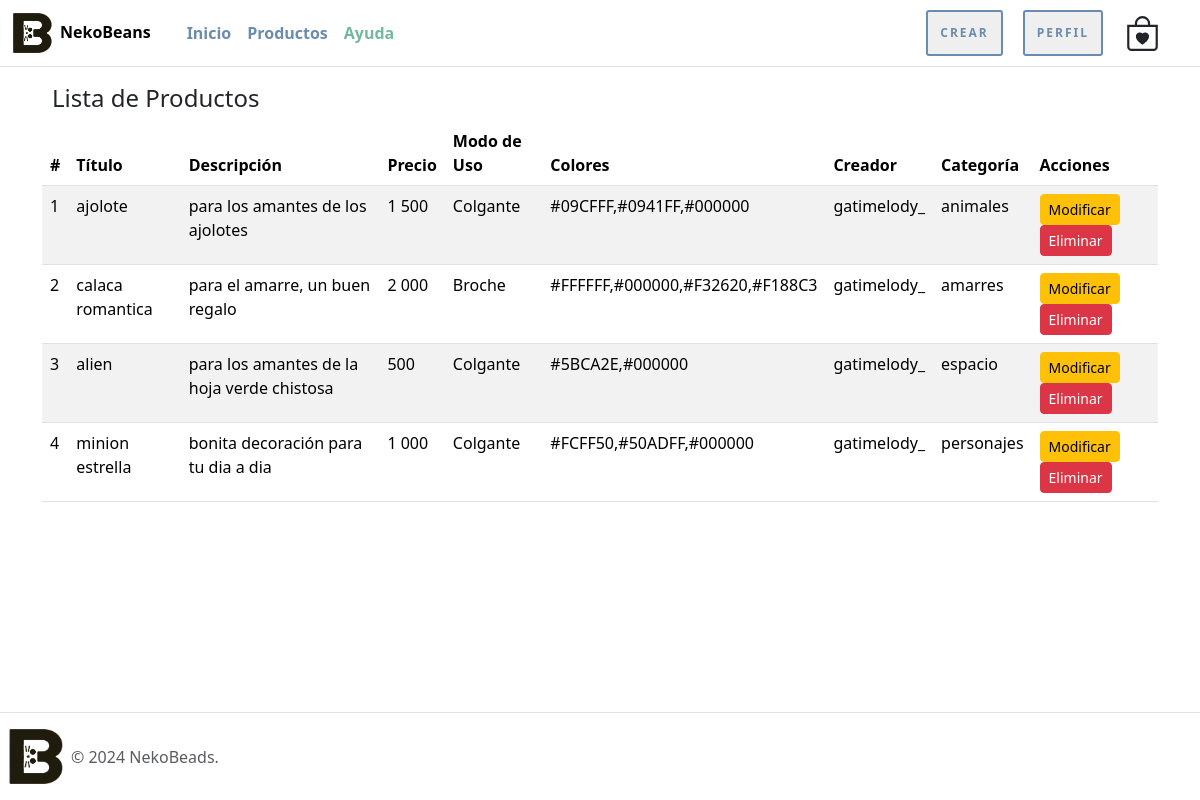
Page /listar-productos/ (signed in) on the earlier database version.
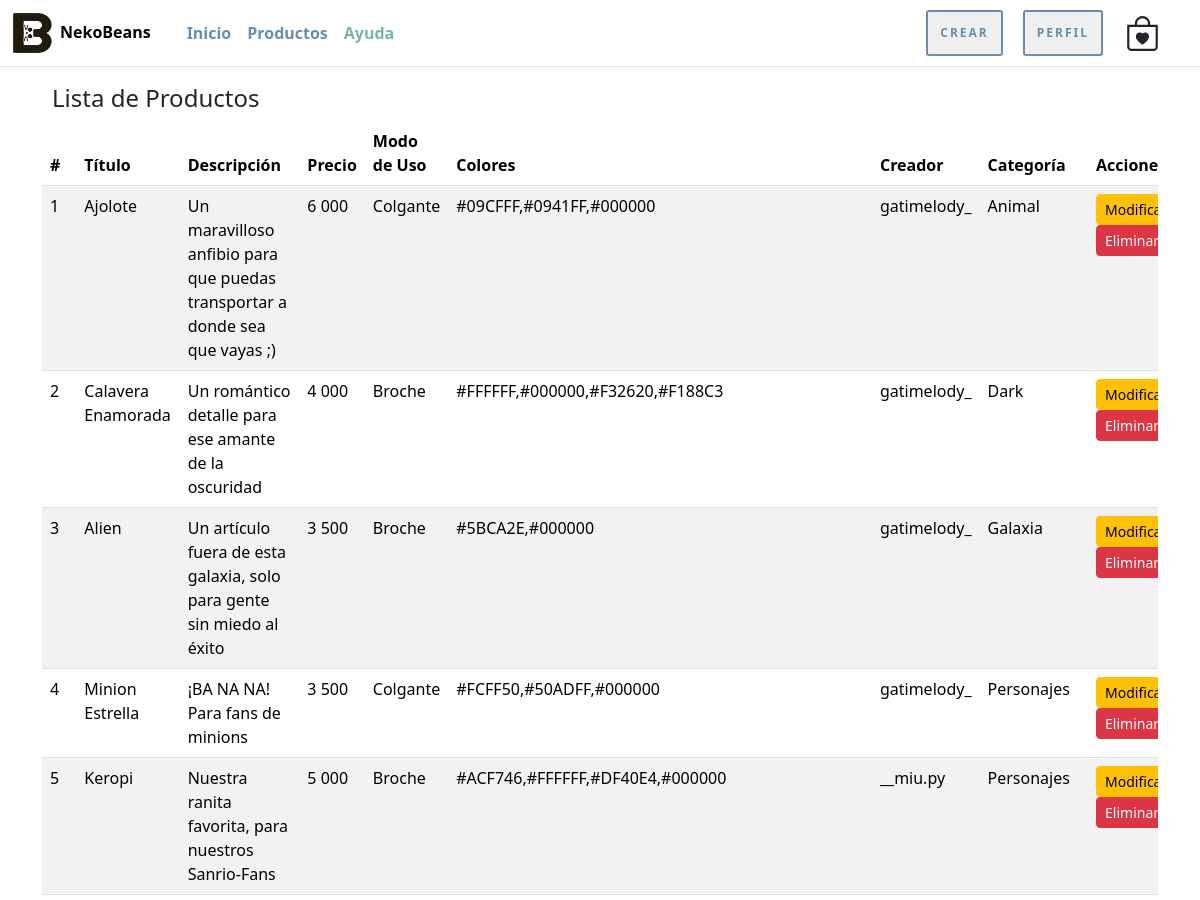
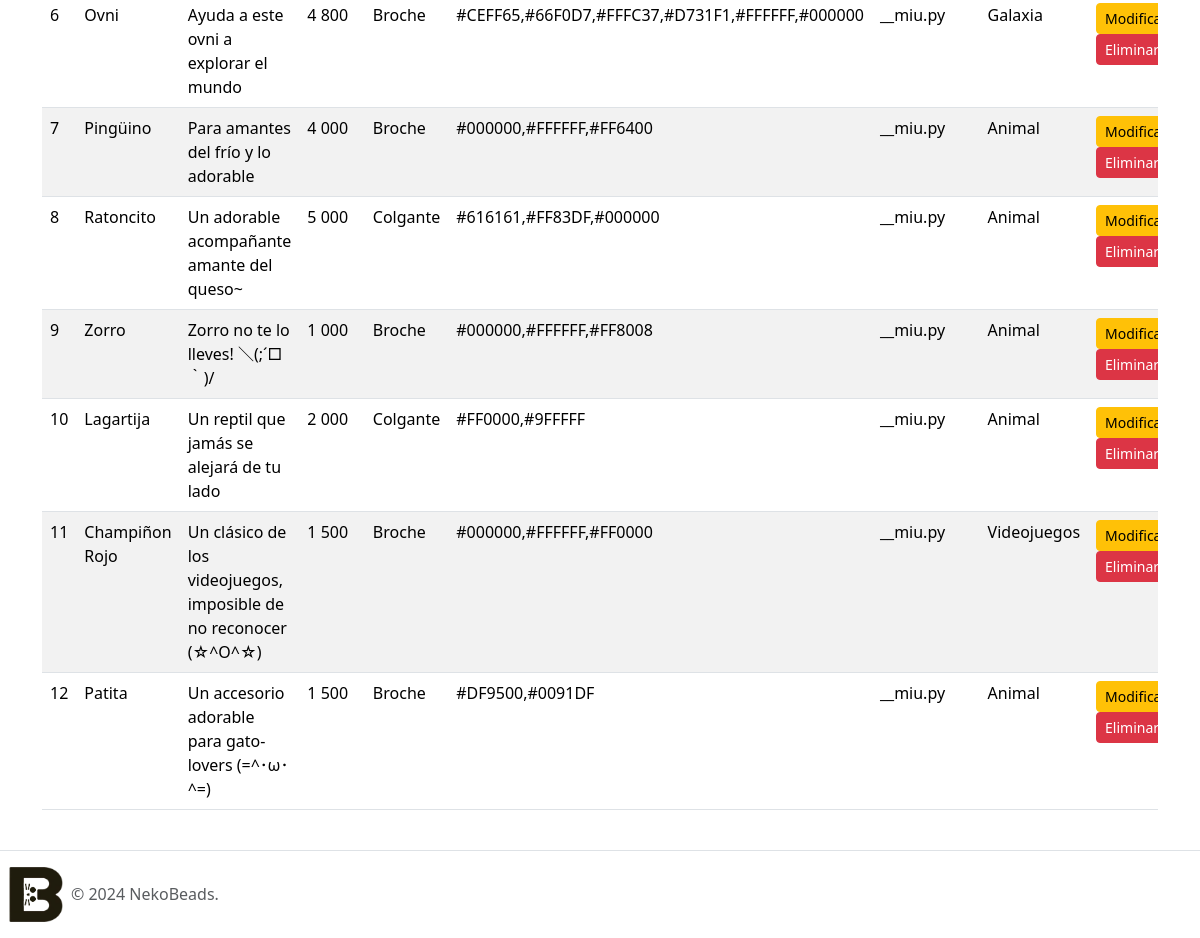
Same page on the later database version (2 pictures, top to bottom).
### nekoBeansWeb/models.py (models this page shows, shortened)
class Producto(models.Model):
    titulo = models.CharField(max_length=20)
    descripcion = models.CharField(max_length=100)
    precio = models.IntegerField()
    tipo_modo_uso = models.IntegerField(choices=tipo_uso, default=1)
    colores = models.CharField(max_length=200)
    creador = models.CharField(max_length=20)
    categoria = models.CharField(max_length=20)
    imagen = models.ImageField(upload_to="productos", null=True)
    @property
    def nombre_modo_uso(self):
        return dict(tipo_uso).get(self.tipo_modo_uso, "Desconocido")

### nekoBeansWeb/views.py (the view)
# urls.py: path('listar-productos/', listar_productos, name='listar_productos'),
@permission_required('nekoBeansWeb.view_producto')
def listar_productos(request):
    productos = Producto.objects.all()
    data = {
        'productos': productos
    }
    return render(request, 'nekoBeansWeb/producto/listar.html', data)

### nekoBeansWeb/templates/nekoBeansWeb/producto/listar.html (shortened to what this page needs)
{% extends 'nekoBeansWeb/narvar_footer.html' %}
{% load static %}
{% block contenido %}
<div class="container mt-4">
    <div class="row">
        <div class="col-md-12">
            <h4 class="espacio-titulos">Lista de Productos</h4>
            <div class="table-responsive">
                <table class="table table-hover table-striped">
                    <thead class="thead-dark">
                        <tr>
                            <th scope="col">#</th>
                            <th scope="col">Título</th>
                            <th scope="col">Descripción</th>
                            <th scope="col">Precio</th>
                            <th scope="col">Modo de Uso</th>
                            <th scope="col">Colores</th>
                            <th scope="col">Creador</th>
                            <th scope="col">Categoría</th>
                            <th scope="col">Acciones</th>
                        </tr>
                    </thead>
                    <tbody>
                        {% for producto in productos %}
                            <tr>
                                <td>{{ forloop.counter }}</td>
                                <td>{{ producto.titulo }}</td>
                                <td>{{ producto.descripcion }}</td>
                                <td>{{ producto.precio }}</td>
                                <td>{{ producto.nombre_modo_uso }}</td>
                                <td>{{ producto.colores }}</td>
                                <td>{{ producto.creador }}</td>
                                <td>{{ producto.categoria }}</td>
                                <td>
                                    <a href="{% url 'modificar_producto' producto.id %}" class="btn btn-sm btn-warning">Modificar</a>
                                    <a href="{% url 'eliminar_producto' producto.id %}" class="btn btn-sm btn-danger delete-btn">Eliminar</a>
                                </td>
                            </tr>
                        {% empty %}
                            <tr>
                                <td colspan="9" class="text-center">No hay productos disponibles.</td>
                            </tr>
                        {% endfor %}
                    </tbody>
                </table>
            </div>
        </div>
    </div>
</div>
{% endblock %}

Differences in the rows shown:
changed Producto "#09CFFF,#0941FF,#000000": titulo "ajolote" → "Ajolote"; descripcion "para los amantes de los ajolotes" → "Un maravilloso anfibio para que puedas transportar a donde sea que vayas ;)"; precio "1 500" → "6 000"; categoria "animales" → "Animal"
changed Producto "#FFFFFF,#000000,#F32620,#F188C3": titulo "calaca romantica" → "Calavera Enamorada"; descripcion "para el amarre, un buen regalo" → "Un romántico detalle para ese amante de la oscuridad"; precio "2 000" → "4 000"; categoria "amarres" → "Dark"
changed Producto "#5BCA2E,#000000": titulo "alien" → "Alien"; descripcion "para los amantes de la hoja verde chistosa" → "Un artículo fuera de esta galaxia, solo para gente sin miedo al éxito"; precio "500" → "3 500"; nombre_modo_uso "Colgante" → "Broche"; categoria "espacio" → "Galaxia"
changed Producto "#FCFF50,#50ADFF,#000000": titulo "minion estrella" → "Minion Estrella"; descripcion "bonita decoración para tu dia a dia" → "¡BA NA NA! Para fans de minions"; precio "1 000" → "3 500"; categoria "personajes" → "Personajes"
added Producto: titulo "Keropi", descripcion "Nuestra ranita favorita, para nuestros Sanrio-Fans", precio "5 000", nombre_modo_uso "Broche", colores "#ACF746,#FFFFFF,#DF40E4,#000000", creador "__miu.py", categoria "Personajes"
added Producto: titulo "Ovni", descripcion "Ayuda a este ovni a explorar el mundo", precio "4 800", nombre_modo_uso "Broche", colores "#CEFF65,#66F0D7,#FFFC37,#D731F1,#FFFFFF,#000000", creador "__miu.py", categoria "Galaxia"
added Producto: titulo "Pingüino", descripcion "Para amantes del frío y lo adorable", precio "4 000", nombre_modo_uso "Broche", colores "#000000,#FFFFFF,#FF6400", creador "__miu.py", categoria "Animal"
added Producto: titulo "Ratoncito", descripcion "Un adorable acompañante amante del queso~", precio "5 000", nombre_modo_uso "Colgante", colores "#616161,#FF83DF,#000000", creador "__miu.py", categoria "Animal"
added Producto: titulo "Zorro", descripcion "Zorro no te lo lleves! ＼(;´□｀)/", precio "1 000", nombre_modo_uso "Broche", colores "#000000,#FFFFFF,#FF8008", creador "__miu.py", categoria "Animal"
added Producto: titulo "Lagartija", descripcion "Un reptil que jamás se alejará de tu lado", precio "2 000", nombre_modo_uso "Colgante", colores "#FF0000,#9FFFFF", creador "__miu.py", categoria "Animal"
added Producto: titulo "Champiñon Rojo", descripcion "Un clásico de los videojuegos, imposible de no reconocer (☆^O^☆)", precio "1 500", nombre_modo_uso "Broche", colores "#000000,#FFFFFF,#FF0000", creador "__miu.py", categoria "Videojuegos"
added Producto: titulo "Patita", descripcion "Un accesorio adorable para gato-lovers (=^･ω･^=)", precio "1 500", nombre_modo_uso "Broche", colores "#DF9500,#0091DF", creador "__miu.py", categoria "Animal"
